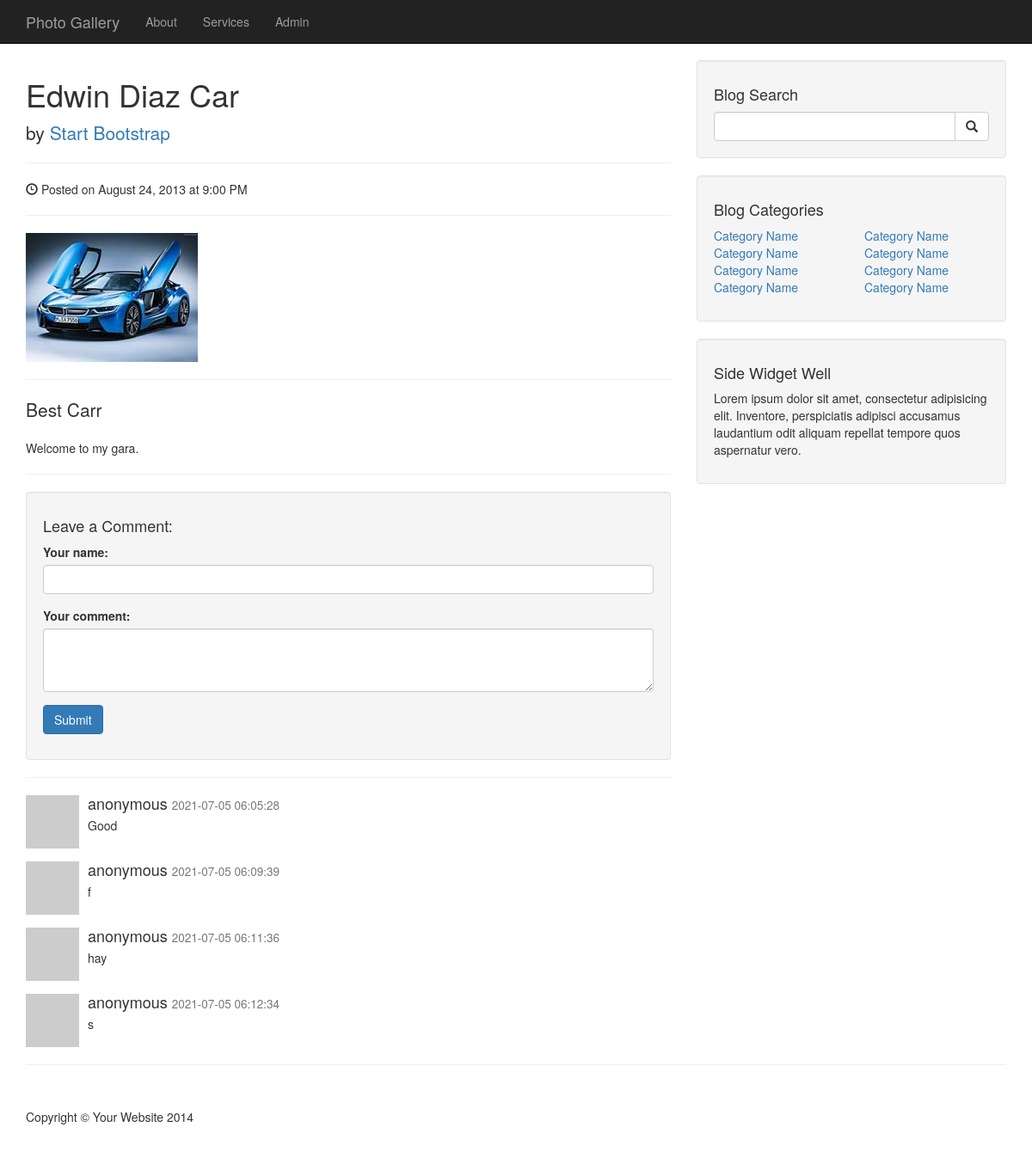
The page /photo.php?id=2 on the database its author committed.
### tables this page shows
CREATE TABLE `photos` (
  `photo_id` int(5) NOT NULL,
  `photo_user_id` int(5) NOT NULL DEFAULT 1,
  `photo_title` varchar(100) NOT NULL,
  `photo_caption` varchar(100) NOT NULL,
  `photo_alt` varchar(100) NOT NULL,
  `photo_desc` text NOT NULL,
  `photo_fname` varchar(100) NOT NULL,
  `photo_ftype` varchar(100) NOT NULL,
  `photo_fsize` int(5) NOT NULL
);

CREATE TABLE `comments` (
  `comment_id` int(5) NOT NULL,
  `comment_photo_id` int(5) NOT NULL,
  `comment_author` varchar(50) NOT NULL,
  `comment_body` text NOT NULL,
  `comment_date` datetime NOT NULL
);

### admin/includes/db.php (called while the page is built, shortened)
<?php
class Database {
    public $conn;
    public function __construct() {
        $this->conn = new mysqli(DB_HOST, DB_USER, DB_PASS, DB_NAME);
    }
    public function query_db($sql) {
        $res = $this->conn->query($sql);
        return $res;
    }
    public function escape($str) { return $this->conn->real_escape_string(trim($str));}
}
$db = new Database();
?>

### admin/includes/db_object.php (called while the page is built, shortened)
<?php
class Db_Object {
    public static function find_rows($sql) {
        global $db;
        $res = $db->query_db($sql);
        $res_array = [];
        while($row = $res->fetch_assoc()) {
            $res_array[] = static::instantation($row);
        }
        return $res_array;
    }
    public static function find_by_id($id, $field_id) {
        $db_table = static::$db_table;
        $res_array = static::find_rows("SELECT * FROM {$db_table} WHERE {$field_id} = {$id} LIMIT 1 ");
        return !empty($res_array) ? array_shift($res_array) : false;
    }
    public static function instantation($found_row) {
        global $db;
        $res = new $called_class;
        foreach($found_row as $property => $value) {
            if($res->has_property($property))
                $res->$property = $db->escape($value);
        }
        return $res;
    }
    private function has_property($prop) {
        $obj = get_object_vars($this);
        return array_key_exists($prop, $obj);
    }
}
?>

### admin/includes/photo.php (called while the page is built, shortened)
<?php
class Photo extends Db_Object {
    public $photo_fname;
    public $dir_name      = "images";
    public function photo_path() { return $this->dir_name . DS . $this->photo_fname;}
}
?>

### admin/includes/comment.php (called while the page is built, shortened)
<?php
class Comment extends Db_Object {
    protected static $db_table  = 'comments';
    public static function find_photo_comments($photo_id = 0) {
        global $db;
        $db_table  = self::$db_table;
        $photo_id  = $db->escape($photo_id);
        $sql  = "SELECT * FROM {$db_table} ";
        $sql .= "WHERE comment_photo_id = {$photo_id} ";
        $sql .= "ORDER BY comment_id ASC ";
        return self::find_rows($sql);
    }
}
?>

### photo.php (the view, shortened to what this page needs)
<?php include("includes/header.php"); ?>
<?php if(!empty(trim($_GET['id']))) {
    $photo      = Photo::find_by_id($db->escape($_GET['id']), 'photo_id');
    $photo_id   = $photo->photo_id;
} else
    redirect('index.php');
?>
        <div class="row">
            <div class="col-lg-8">
                <h1><?php echo $photo->photo_title; ?></h1>
                <p class="lead">
                    by <a href="#">Start Bootstrap</a>
                </p>
                <hr>
                <p><span class="glyphicon glyphicon-time"></span> Posted on August 24, 2013 at 9:00 PM</p>
                <hr>
                <img class="img-responsive" src="<?php echo "admin/{$photo->photo_path()}"; ?>" alt="<?php echo $photo->alt; ?>">
                <hr>
                <p class="lead"><?php echo $photo->photo_caption; ?></p>
                <p><?php echo $photo->photo_desc; ?></p>
                <hr>
                <div class="well">
                    <h4>Leave a Comment:</h4>
                    <form role="form" method="post" action="">
                       <div class="form-group">
                           <label for="author">Your name: </label>
                           <input type="text" name="author" id="author" class="form-control">
                       </div>
                        <div class="form-group">
                            <label for="body">Your comment: </label>
                            <textarea name="body" id="body" class="form-control" rows="3" required></textarea>
                        </div>
                        <button type="submit" name="comment" class="btn btn-primary">Submit</button>
                    </form>
                </div>
                <hr>
<?php $comments = Comment::find_photo_comments($photo_id); ?>
<?php foreach($comments as $comment):?>
                <div class="media">
                    <a class="pull-left" href="#">
                        <img class="media-object" src="http://placehold.it/62x62" alt="">
                    </a>
                    <div class="media-body">
                        <h4 class="media-heading"><?php echo $comment->comment_author; ?>
                            <small><?php echo $comment->comment_date; ?></small>
                        </h4>
                        <?php echo $comment->comment_body; ?>
                    </div>
                </div>
<?php endforeach; ?>
            </div>
            <div class="col-md-4">
<?php include("includes/sidebar.php"); ?>
            </div>
        </div>
<?php include("includes/footer.php"); ?>

### includes/header.php (shortened to what this page needs)
<!DOCTYPE html>
<html lang="en">
<head>
    <link href="css/bootstrap.min.css" rel="stylesheet">
    <link href="css/blog-home.css" rel="stylesheet">
    <link href="css/styles.css" rel="stylesheet">
</head>
<body>
<?php include("navigation.php"); ?>
    <div class="container">

### includes/navigation.php (shortened to what this page needs)
<nav class="navbar navbar-inverse navbar-fixed-top" role="navigation">
    <div class="container">
        <div class="navbar-header">
            <a class="navbar-brand" href="index.php">Photo Gallery</a>
        </div>
        <div class="collapse navbar-collapse" id="bs-example-navbar-collapse-1">
            <ul class="nav navbar-nav">
                <li>
                    <a href="#">About</a>
                </li>
                <li>
                    <a href="#">Services</a>
                </li>
                <li>
                    <a href="/gallery/admin/">Admin</a>
                </li>
            </ul>
        </div>
    </div>
</nav>

### includes/sidebar.php
<div class="well">
    <h4>Blog Search</h4>
    <div class="input-group">
        <input type="text" class="form-control">
        <span class="input-group-btn">
            <button class="btn btn-default" type="button">
                <span class="glyphicon glyphicon-search"></span>
        </button>
        </span>
    </div>
</div>
<div class="well">
    <h4>Blog Categories</h4>
    <div class="row">
        <div class="col-lg-6">
            <ul class="list-unstyled">
                <li><a href="#">Category Name</a>
                </li>
                <li><a href="#">Category Name</a>
                </li>
                <li><a href="#">Category Name</a>
                </li>
                <li><a href="#">Category Name</a>
                </li>
            </ul>
        </div>
        <div class="col-lg-6">
            <ul class="list-unstyled">
                <li><a href="#">Category Name</a>
                </li>
                <li><a href="#">Category Name</a>
                </li>
                <li><a href="#">Category Name</a>
                </li>
                <li><a href="#">Category Name</a>
                </li>
            </ul>
        </div>
    </div>
</div>
<div class="well">
    <h4>Side Widget Well</h4>
    <p>Lorem ipsum dolor sit amet, consectetur adipisicing elit. Inventore, perspiciatis adipisci accusamus laudantium odit aliquam repellat tempore quos aspernatur vero.</p>
</div>

### includes/footer.php (shortened to what this page needs)
        <hr>
        <footer>
            <div class="row">
                <div class="col-lg-12">
                    <p>Copyright &copy; Your Website 2014</p>
                </div>
            </div>
        </footer>
    </div>
</body>
</html>

### css/blog-home.css (style rules this page uses)
body { padding-top: 70px; }
footer { margin: 50px 0; }

### rows shown on the page
photos: photo_title "Edwin Diaz Car", photo_fname (picture), photo_caption "Best Carr", photo_desc "Welcome to my gara."
comments: comment_author "anonymous", comment_date "2021-07-05 06:05:28", comment_body "Good"
comments: comment_author "anonymous", comment_date "2021-07-05 06:09:39", comment_body "f"
comments: comment_author "anonymous", comment_date "2021-07-05 06:11:36", comment_body "hay"
comments: comment_author "anonymous", comment_date "2021-07-05 06:12:34", comment_body "s"
